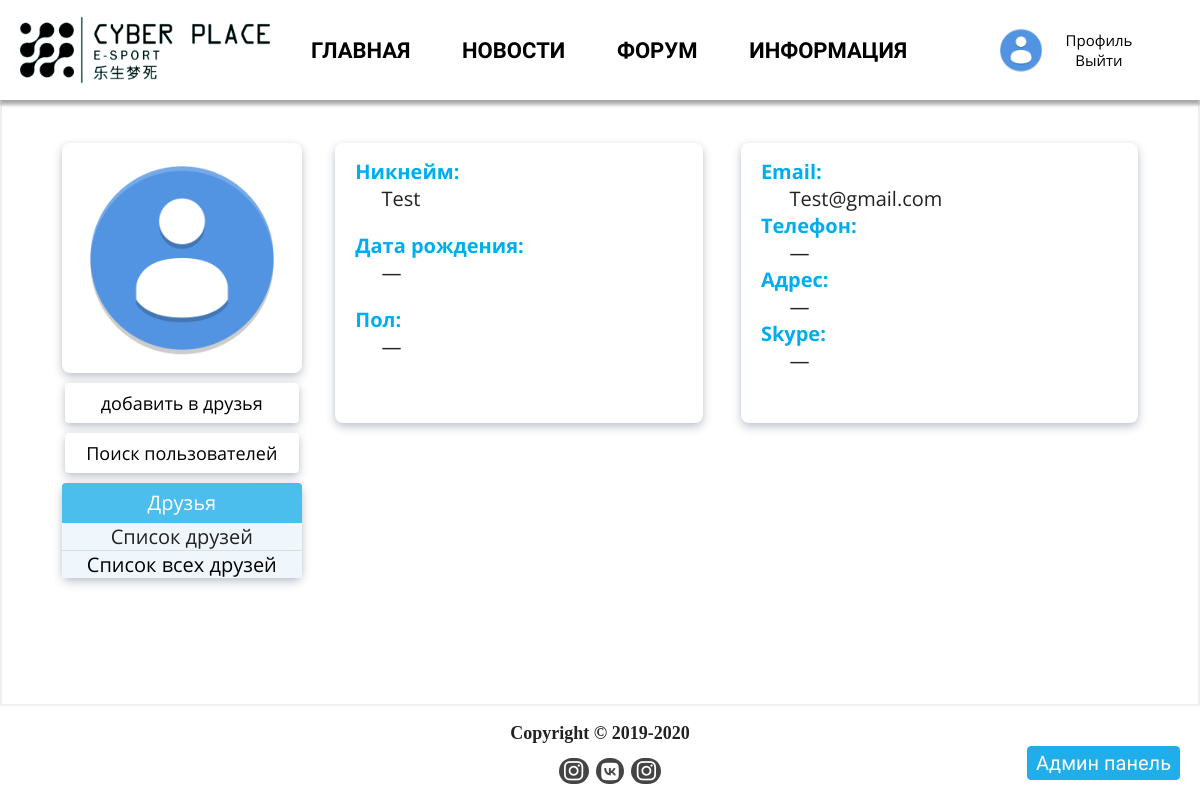
The page /profile/test/ (signed in) on the database its author committed.
### userProfile/models.py (models this page shows, shortened)
class User(AbstractUser):
    username = models.CharField('имя пользователя', max_length=150,unique=True, help_text=_('Required. 150 characters or fewer. Letters, digits and @/./+/-/_ only.'),
        validators=[validators.user_slug],
        error_messages={'unique': _("Пользователь с таким именем уже существует."),},
    )
    email = models.EmailField(_('Адрес электронной почты'), blank=False)
    get_news = models.BooleanField('Получать новости', default= False)
    image = models.ImageField('фото',upload_to='UserAvatars', default = 'UserAvatars/default.png')
    image_small = ImageSpecField([Adjust(contrast=1, sharpness=1),ResizeToFill(260, 256)], source='image',format='JPEG', options={'quality': 90})
    slug = models.SlugField('слыка на профиль', default = '')
    patronymic = models.CharField('Отчество', max_length=30, blank=True)
    dateBirth = models.DateField('дата рождения',blank=True, null=True)
    phone_validator = RegexValidator('^((8|\+7)[\- ]?)?(\(?\d{3}\)?[\- ]?)?[\d\- ]{7,10}$', message="Введите правильный номер.")
    phone = models.CharField('телефон',validators=[phone_validator],max_length = 30, blank=True, default='')
    skype = models.CharField('скайп', max_length = 30, blank=True, default="")
    addres = models.TextField('адресс', max_length = 200, blank=True, default="")
    friends = models.ManyToManyField("User", blank=True, verbose_name="Друзья", help_text = 'Удерживайте "Control", или "Command" на Mac, чтобы выбрать больше одного пользователя /// ')
    GENDER_CHOICES = (
        ('М', 'Мужской'),
        ('Ж', 'Женский'),
    )
    gender = models.CharField("Пол", max_length=1, choices=GENDER_CHOICES, null=True, blank=True)
    class Meta:
        verbose_name = 'Пользователя'
        verbose_name_plural = 'Пользователи'

### userProfile/views.py (the view, shortened to what this page needs)
# urls.py: path('<slug:username>/', views.ProfileDetailView.as_view(), name="profile"),
class ProfileDetailView(DetailView):
    model = User
    template_name = 'profile/profile.html'
    slug_url_kwarg = 'username'
    context_object_name = 'profile'
    def get_context_data(self, **kwargs):
        profile = User.objects.get(slug = self.kwargs["username"])
        friends = profile.friends.all()[:5]
        context = super(ProfileDetailView, self).get_context_data(object_list=profile, friends=friends, **kwargs)
        return context

### userProfile/templatetags/profile_tags.py (called while the page is built)
@register.simple_tag
def getFriendId(user, profile):
    try:
        bol = bool(user.friends.get(id = profile.id))
    except User.DoesNotExist:
        bol = False
    return bol

@register.simple_tag
def checkRequest(user, profile):
    try:
        bol = bool(profile.to_user.get(from_user = user.id))
    except FriendRequest.DoesNotExist:
        bol = False
    return bol

### templates/profile/profile.html (shortened to what this page needs)
{% extends 'index.html' %}
{% block content %}
{% load profile_tags %}
    <div class="container">
        <div class="profile" data-id="{{profile.id}}" data-slug="{{profile.slug}}">
            <div class="profile-left">
                <div class="image profile-border">
                    <img class="" src="{{profile.image_small.url}}" alt="">
                </div>
                <div class="requestFriend">
                    {% if user.is_authenticated %}
                        {% checkRequest user profile as requestedFriend %}
                        {% getFriendId user profile as canFriendAdd %}
                    {% endif %}
                    {% if profile.id == user.id %}
                        {% elif canFriendAdd %}
                        <a class="requestFriend-title" href="{% url 'profile:deleteFriend' user.slug|lower profile.slug|lower %}">Удалить из друзей</a>
                        {% elif requestedFriend %}
                        <p class="requestFriend-title">Запрос уже отправлен</p>
                        {% else %}
                        <a class="requestFriend-title requestFriend-btn" href="{% url 'profile:add'  profile.slug|lower %}">добавить в друзья</a>
                    {% endif %}
                    <a class="requestFriend-title requestFriend-btn" href="{% url 'profile:profileSearch' %}">Поиск пользователей</a>
                </div>
            </div>
            <div class="profile-right">
                <div class="profle-directory profile-border">
                    <div class="profile-container">
                        <div class="profile-name "><span>Никнейм:</span>
                            <p>
                                {{profile.username}}
                            </p>
                        </div>
                    <div class="profile-birth__day">
                        <span>Дата рождения:</span>
                        {% if profile.dateBirth %}
                        <p>{{profile.dateBirth}}</p>
                        {% else %}  <p>&#8212;</p>
                        {% endif %}
                    </div>
                    <div class="profile-gender">
                        <span>Пол:</span>
                        <p>
                            {% if profile.gender == 'М'  %}Мужской
                            {% elif profile.gender == 'Ж'%}Женский
                            {% else %}—{% endif %}
                        </p>
                    </div>
                    </div>
                </div>
                <div class="profile-contacts profile-border">
                    <div class="profile-container">
                        <span>Email:</span>
                        {% if profile.email != '' %}
                        <p>{{profile.email}}</p>
                        {% else %} <p>&#8212;</p>
                        {% endif %}
                        <span>Телефон:</span>
                        {% if profile.phone != '' %}
                        <p>{{profile.phone}}</p>
                        {% else %} <p>&#8212;</p>
                        {% endif %}
                        <span>Адрес:</span>
                        {% if profile.addres != '' %}
                        <p class="profile-organization">{{profile.addres}}</p>
                        {% else %} <p>&#8212;</p>
                        {% endif %}
                        <span>Skype:</span>
                        {% if profile.skype != '' %}
                        <p>{{profile.skype}}</p>
                        {% else %} <p>&#8212;</p>
                        {% endif %}
                    </div>
                </div>
            </div>
            <div class="profile-friends profile-border">
                <div class="friends">
                    <div class="friends-title"><a href = "{% url 'profile:profileFriends' profile.slug %}">Друзья</a></div>
                    <ul class="friends-list">
                        <p class="friends-list-title">Список друзей</p>
                        <li class="friend-link-all"><a href = "{% url 'profile:profileFriends' profile.slug %}">Список всех друзей</a></li>
                    </ul>
                </div>
            </div>
        </div>
    </div>
{% endblock %}

### templates/index.html (shortened to what this page needs)
<!DOCTYPE html>
{% load static %}
{% load profile_tags %}
<html lang="Ru-ru">
<head>
    <link rel="stylesheet" href="{% static 'libs/jquery/plugins/slick/slick.min.css' %}" />
    <link rel="stylesheet" href="{% static 'css/main.css' %}">
</head>
<body>
    <div class="wrapper">
        {% if user.is_authenticated and user.is_staff %}
        <div class="admin-panel">
            <a href="/admin">Админ панель</a>
        </div>
        {% endif %}
        <header>
            <div class="container">
            <div class="header__logo">
                <a href="{%url 'main:index' %}"><img src="{% static 'images/logo.png' %}" alt=""></a>
            </div>
            <nav class="nav__js">
                <div class="nav__list">
                    <a href="{%url 'main:index' %}" class="nav-item">Главная</a>
                    <a href="{%url 'news:news' %}" class="nav-item">Новости</a>
                    <a href="{%url 'forum:forum' %}" class="nav-item">Форум</a>
                    <a href="{% url 'main:info' %}" class="nav-item">Информация</a>
                </div>
            </nav>
                {% if user.is_authenticated %}
                <div data-id="{{user.id}}" class="profile__opinion logout">
                    <div class="profile__background">
                        <a href="{% url 'profile:profile' user.slug %}"><img src="{{ user.image_small.url }}" alt=""></a>
                        <div class="links">
                            <a href="{% url 'profile:profile' user.slug %}">Профиль</a>
                            <a href="{% url 'accounts:logout'%} ">Выйти</a>
                        </div>
                    </div>
                </div>
                {% else %}
                <div class="login"><a href="{% url 'accounts:login' %}?next={{request.path}}"><span class="fas fa-sign-in-alt"></span>Войти</a></div>
                {% endif %}
            </div>
        </header>
        {% block content%}{% endblock %}
        <div class="footer">
            <div class="coperite">
                <strong>Copyright © 2019-2020</strong>
            </div>
            <div class="footer-links">
                <ul>
                    <li><a class="inst" title="Инстаграм Клин" href="https://www.instagram.com/cyber__place/?igshid=1odgo49e05gf2"><i class="fab fa-instagram"></i></a></li>
                    <li><a class="vkont" title="Вконтакте" href="https://vk.com/cyberplace_klin"><i class="fab fa-vk"></i></a></li>
                    <li><a class="inst" title="Инстаграм Солнечногорск" href="https://www.instagram.com/cyberplace_solnecnogorsk/"><i class="fab fa-instagram"></i></a></li>
                </ul>
            </div>
        </div>
    </div>
</body>
</html>

### rows shown on the page
User: image_small (placeholder picture)
User: image_small (placeholder picture), username "Test", email "Test@gmail.com"
